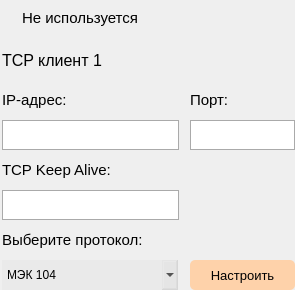
       <widget class="QFrame" name="frame_17">
        <property name="geometry">
         <rect>
          <x>35</x>
          <y>69</y>
          <width>295</width>
          <height>290</height>
         </rect>
        </property>
        <property name="styleSheet">
         <string notr="true">QFrame { border: none; }</string>
        </property>
        <property name="frameShape">
         <enum>QFrame::StyledPanel</enum>
        </property>
        <property name="frameShadow">
         <enum>QFrame::Raised</enum>
        </property>
        <widget class="QLabel" name="label_18">
         <property name="geometry">
          <rect>
           <x>2</x>
           <y>40</y>
           <width>176</width>
           <height>40</height>
          </rect>
         </property>
         <property name="font">
          <font>
           <pointsize>12</pointsize>
          </font>
         </property>
         <property name="styleSheet">
          <string notr="true">QLabel { border: none; }</string>
         </property>
         <property name="text">
          <string>TCP клиент 1</string>
         </property>
        </widget>
        <widget class="QFrame" name="frame_18">
         <property name="geometry">
          <rect>
           <x>2</x>
           <y>150</y>
           <width>177</width>
           <height>70</height>
          </rect>
         </property>
         <property name="styleSheet">
          <string notr="true">QFrame { border: none; }</string>
         </property>
         <property name="frameShape">
          <enum>QFrame::StyledPanel</enum>
         </property>
         <property name="frameShadow">
          <enum>QFrame::Raised</enum>
         </property>
         <widget class="QLabel" name="label_19">
          <property name="geometry">
           <rect>
            <x>0</x>
            <y>0</y>
            <width>177</width>
            <height>40</height>
           </rect>
          </property>
          <property name="font">
           <font>
            <pointsize>11</pointsize>
           </font>
          </property>
          <property name="text">
           <string>TCP Keep Alive:</string>
          </property>
         </widget>
         <widget class="QLineEdit" name="lineEdit_4">
          <property name="geometry">
           <rect>
            <x>0</x>
            <y>40</y>
            <width>177</width>
            <height>30</height>
           </rect>
          </property>
          <property name="font">
           <font>
            <pointsize>11</pointsize>
           </font>
          </property>
          <property name="styleSheet">
           <string notr="true">QLineEdit { border: 1px solid #aaaaaa; }</string>
          </property>
         </widget>
        </widget>
        <widget class="QFrame" name="frame_30">
         <property name="geometry">
          <rect>
           <x>2</x>
           <y>-2</y>
           <width>176</width>
           <height>40</height>
          </rect>
         </property>
         <property name="styleSheet">
          <string notr="true">QFrame { border: none; }</string>
         </property>
         <property name="frameShape">
          <enum>QFrame::StyledPanel</enum>
         </property>
         <property name="frameShadow">
          <enum>QFrame::Raised</enum>
         </property>
         <widget class="QCheckBox" name="checkBox_5">
          <property name="geometry">
           <rect>
            <x>0</x>
            <y>0</y>
            <width>176</width>
            <height>40</height>
           </rect>
          </property>
          <property name="font">
           <font>
            <pointsize>11</pointsize>
           </font>
          </property>
          <property name="styleSheet">
           <string notr="true">QCheckBox { border: none; background-color: transparent; }</string>
          </property>
          <property name="text">
           <string>Не используется</string>
          </property>
         </widget>
        </widget>
        <widget class="QFrame" name="frame_19">
         <property name="geometry">
          <rect>
           <x>2</x>
           <y>220</y>
           <width>176</width>
           <height>70</height>
          </rect>
         </property>
         <property name="styleSheet">
          <string notr="true">QFrame { border: none; }</string>
         </property>
         <property name="frameShape">
          <enum>QFrame::StyledPanel</enum>
         </property>
         <property name="frameShadow">
          <enum>QFrame::Raised</enum>
         </property>
         <widget class="QLabel" name="label_20">
          <property name="geometry">
           <rect>
            <x>0</x>
            <y>0</y>
            <width>176</width>
            <height>40</height>
           </rect>
          </property>
          <property name="font">
           <font>
            <pointsize>11</pointsize>
           </font>
          </property>
          <property name="text">
           <string>Выберите протокол:</string>
          </property>
         </widget>
         <widget class="QComboBox" name="comboBox_3">
          <property name="geometry">
           <rect>
            <x>0</x>
            <y>40</y>
            <width>176</width>
            <height>30</height>
           </rect>
          </property>
          <property name="font">
           <font>
            <pointsize>9</pointsize>
           </font>
          </property>
          <property name="styleSheet">
           <string notr="true">QComboBox {
	background-color: rgba(196, 196, 196, 30);
	border: none;
}
</string>
          </property>
          <property name="editable">
           <bool>false</bool>
          </property>
          <item>
           <property name="text">
            <string>МЭК 104</string>
           </property>
          </item>
          <item>
           <property name="text">
            <string>61850</string>
           </property>
          </item>
         </widget>
        </widget>
        <widget class="QFrame" name="frame_20">
         <property name="geometry">
          <rect>
           <x>2</x>
           <y>80</y>
           <width>177</width>
           <height>70</height>
          </rect>
         </property>
         <property name="styleSheet">
          <string notr="true">QFrame { border: none; }</string>
         </property>
         <property name="frameShape">
          <enum>QFrame::StyledPanel</enum>
         </property>
         <property name="frameShadow">
          <enum>QFrame::Raised</enum>
         </property>
         <widget class="QLabel" name="label_21">
          <property name="geometry">
           <rect>
            <x>0</x>
            <y>0</y>
            <width>177</width>
            <height>40</height>
           </rect>
          </property>
          <property name="font">
           <font>
            <pointsize>11</pointsize>
           </font>
          </property>
          <property name="text">
           <string>IP-адрес:</string>
          </property>
         </widget>
         <widget class="QLineEdit" name="lineEdit_5">
          <property name="geometry">
           <rect>
            <x>0</x>
            <y>40</y>
            <width>177</width>
            <height>30</height>
           </rect>
          </property>
          <property name="font">
           <font>
            <pointsize>11</pointsize>
           </font>
          </property>
          <property name="styleSheet">
           <string notr="true">QLineEdit { border: 1px solid #aaaaaa; }</string>
          </property>
         </widget>
        </widget>
        <widget class="QPushButton" name="pushButton_15">
         <property name="geometry">
          <rect>
           <x>190</x>
           <y>260</y>
           <width>105</width>
           <height>30</height>
          </rect>
         </property>
         <property name="font">
          <font>
           <pointsize>10</pointsize>
          </font>
         </property>
         <property name="cursor">
          <cursorShape>PointingHandCursor</cursorShape>
         </property>
         <property name="styleSheet">
          <string notr="true">QPushButton {
	background-color: #FED2AA;
	border: none;
	border-radius: 5px;
}</string>
         </property>
         <property name="text">
          <string>Настроить</string>
         </property>
        </widget>
        <widget class="QFrame" name="frame_21">
         <property name="geometry">
          <rect>
           <x>190</x>
           <y>80</y>
           <width>105</width>
           <height>70</height>
          </rect>
         </property>
         <property name="styleSheet">
          <string notr="true">QFrame { border: none; }</string>
         </property>
         <property name="frameShape">
          <enum>QFrame::StyledPanel</enum>
         </property>
         <property name="frameShadow">
          <enum>QFrame::Raised</enum>
         </property>
         <widget class="QLabel" name="label_22">
          <property name="geometry">
           <rect>
            <x>0</x>
            <y>0</y>
            <width>105</width>
            <height>40</height>
           </rect>
          </property>
          <property name="font">
           <font>
            <pointsize>11</pointsize>
           </font>
          </property>
          <property name="text">
           <string>Порт:</string>
          </property>
         </widget>
         <widget class="QLineEdit" name="lineEdit_6">
          <property name="geometry">
           <rect>
            <x>0</x>
            <y>40</y>
            <width>105</width>
            <height>30</height>
           </rect>
          </property>
          <property name="font">
           <font>
            <pointsize>11</pointsize>
           </font>
          </property>
          <property name="styleSheet">
           <string notr="true">QLineEdit { border: 1px solid #aaaaaa; }</string>
          </property>
          <property name="text">
           <string/>
          </property>
         </widget>
        </widget>
       </widget>
